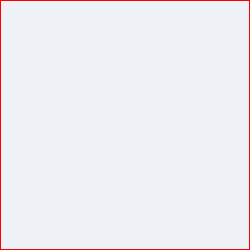
Frame 1 (no input)
Frame 60 (the mouse pressed at the canvas centre just before this capture): identical to frame 1, image omitted
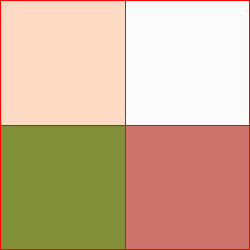
Frame 120 (the mouse held since frame 60 and released just before this capture)

The Processing sketch that drew these frames (run headless with seeded random() and noise(); from frame 60 on, the mouse is pressed at the canvas centre):

// Processing sketch: Assignment_1
// ── Assignment_1.pde
/**
*  715003 Programming for Creativity
*  Assignment 1 - By Walter Lim
*  This program draws rectangles on the screen that change color upon mouse click in four seperate rectangular objects. 
*  Generates seperate RGBA value for each square.
*  Such Variable. Much Colour. Very Code.
*/

color squareTL = color(random(255), random(255), random(255), random(255)); // Global Varible for rectangle RGBA color - top left
color squareTR = color(random(255), random(255), random(255), random(255)); // Global Varible for rectangle RGBA color - top right
color squareBL = color(random(255), random(255), random(255), random(255)); // Global Varible for rectangle RGBA color - bottom left
color squareBR = color(random(255), random(255), random(255), random(255)); // Global Varible for rectangle RGBA color - bottom right

/**
*  Sets up the program.
*/
void setup()
{
  //Size. Much square. Very shape.
  size(250, 250); // Sets size to 250 x 250
  stroke(255, 0, 0); // Sets red borders around every drawn square
  rectMode(CORNERS);  // Set rectMode to CORNERS

}

void draw()
{
  background(255);
fill(squareTL);  // Set fill to random on top left rect on start. uses SquareTL color variable to set random color on mousePressed event
rect(0, 0, mouseX, mouseY);  // Draw random colored rect with CORNERS mode set
fill(squareTR);  // // Set fill to random on top right rect on start. uses SquareTR color variable to set random color on mousePressed event
rect(0, 249, mouseX, mouseY);  // Draw random colored rect with CORNERS mode set
fill(squareBL);  // Set fill to random on bottom left rect on start. uses SquareTR color variable to set random color on mousePressed event
rect(249, 0, mouseX, mouseY);  // Draw random colored rect with CORNERS mode set
fill(squareBR);  // Set fill to random on bottom right rect on start. uses SquareTR color variable to set random color on mousePressed event
rect(249, 249, mouseX, mouseY);  // Draw random colored rect with CORNERS mode set
}

void mousePressed()
{
squareTL = color(random(255), random(255), random(255), random(255)); // Variable for the rectangle RGBA color - top left
squareTR = color(random(255), random(255), random(255), random(255)); // Variable for the rectangle RGBA color - top right
squareBL = color(random(255), random(255), random(255), random(255)); // Variable for the rectangle RGBA color - bottom left
squareBR = color(random(255), random(255), random(255), random(255)); // Variable for the rectangle RGBA color - bottom right
  
}
